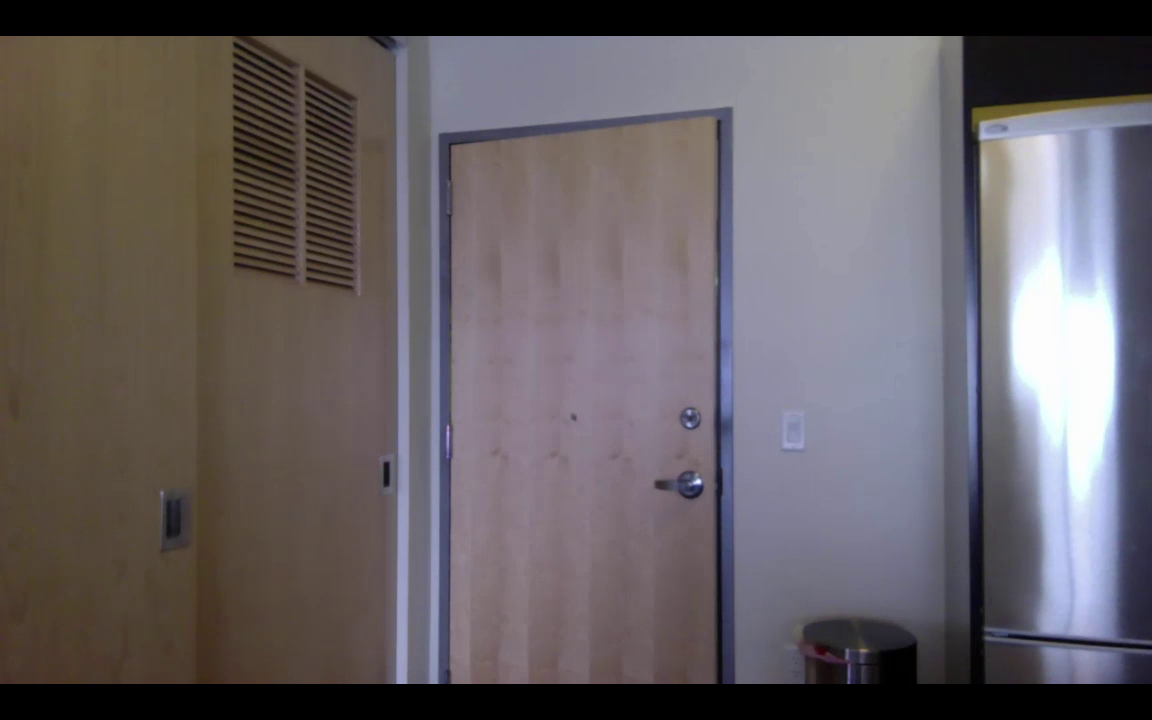
#> input picture frame 21 of example.mp4, 1152 x 720 px
$ python motion_detector.py
#> lines starting #> are read from the running program, lines starting #| are printed output that depends on the picture
# Python programniccolodiana
# WebCam Motion Detector

# importing OpenCV, numpy and random libraries

import cv2, random
import numpy as np


def get_base_img():
    #gets the video file from the specified path
    vidcap = cv2.VideoCapture('/Users/niccolodiana/Desktop/IntelliSis/example.mp4')

    #reads the video and returns a status (failure or success) and a certain frame from the vid
    success,image = vidcap.read()
#> image is the input picture: shape (720, 1152, 3); mean B, G, R 98.5, 95, 101.3

    #path on where I want the first frame to be stored
    path = "/Users/niccolodiana/Desktop/IntelliSis/frame.jpg"

    #saves the frame as a JPEG file in the path
    cv2.imwrite(path, image)

    #reads the image in terms of a numpy 2D array with 0 meaning in Black and White
    base_img_matrix = cv2.imread(path, 0)
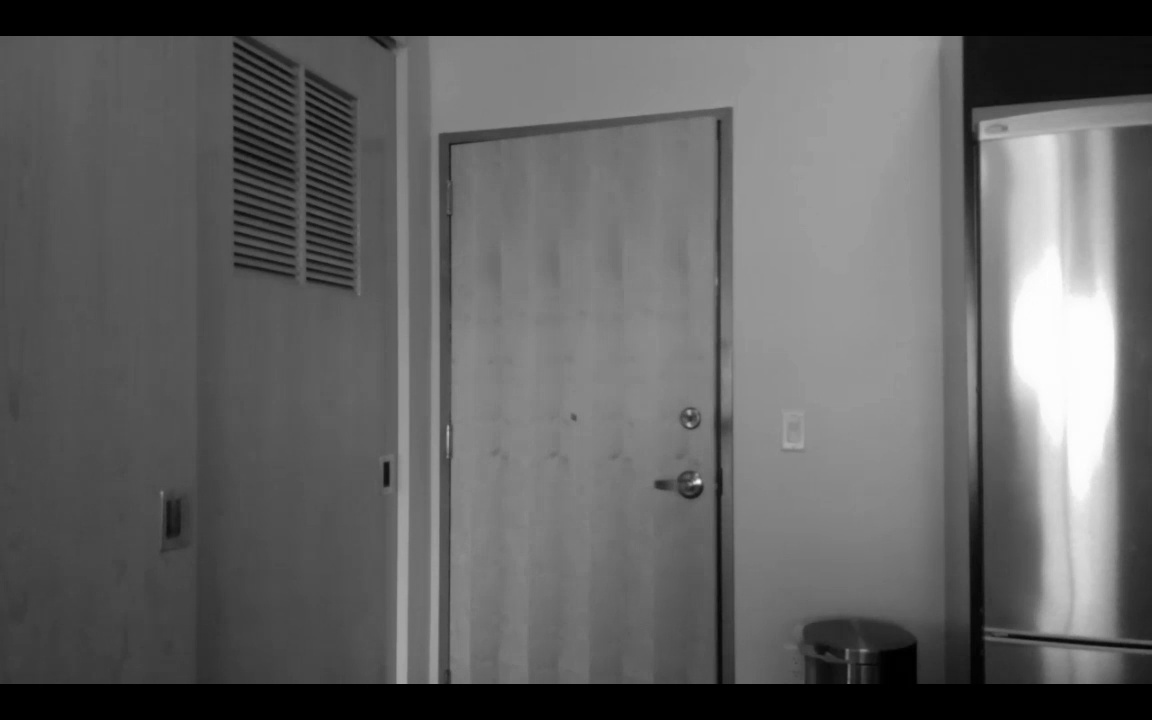
#> base_img_matrix: shape (720, 1152); min 0, max 255, mean 97.2

    #returns the matrix of data in data type int64
    return np.int64(base_img_matrix)

#assigns the base frame of the video
base_matrix = get_base_img()

#will store every frame where movement happens with respect to the base frame
array_of_active_frames = []

#monitoring is the action of monitoring 25 pixels at the time once change is detected
monitoring = False

def monitor_changes():
    vidcap = cv2.VideoCapture('/Users/niccolodiana/Desktop/IntelliSis/example.mp4')
    success,image = vidcap.read()

    #sets the count of the frame, 0 means first frame will be analyzed
    count = 0

    #first threshold that will "ring" the first bell signaling movement
    first_threshold = 100**2

    #while the frame keep coming
    while success:

        #take the global variable monitoring as a reference
        global monitoring

        #create files JPEG in the specified path containing frames
        cv2.imwrite("/Users/niccolodiana/Desktop/IntelliSis/frame%d.jpg" % count, image)

        #same thing as above
        success,image = vidcap.read()

        #just tells me in the console that a new frame has been read
        print ('Read a new frame: ', success)
#| Read a new frame:  True

        #will read the image files created to extract data
        next_frame_matrix = cv2.imread("/Users/niccolodiana/Desktop/IntelliSis/frame%d.jpg" % count, 0)
        next_frame_matrix = np.int64(next_frame_matrix)

        #computes the difference between each value in the two matrices for the same i,j position
        differences = np.subtract(base_matrix, next_frame_matrix)
#> differences: shape (720, 1152) int64; every value is 0

        #takes the square of every element in the matrix
        differences_squared = differences ** 2

        #if the algorithm has not yet identified a change to monitor
        if not monitoring:
            should_append_frame = False

            #looping through rows and columns for every element in the matrix
            for row in differences_squared:
                for element in row:

                    #if there is an element greater than the set threshold
                    if element > first_threshold:

                        #start monitoring
                        monitoring = True
                        should_append_frame = True

            #appends frame
            if should_append_frame:
                array_of_active_frames.append(count)

        if monitoring :

            #finds the maximum value inside the matrix
            maxValue = np.amax(differences_squared)

            #gets the position of the pixels where that is happening
            result = np.where(differences_squared == maxValue)
            all_coordinates = list(zip(result[0], result[1]))

            #since there may be multiple occurrences, randomly selects a point to be tracked
            random_coords = random.choice(all_coordinates)

            #separates the tuple assigning the x and the y values
            random_coord_x = random_coords[0]
            random_coord_y = random_coords[1]

            #checks if the value of the tracked pixel is borderline in the image
            #assuming the standard image 1552*720 in video
            if random_coord_x in [1,2,3, 1550, 1551, 1552]:
                print('pixel is borderline')
                break

            if random_coord_y in [1,2,3, 718, 719, 720]:
                print('pixel is borderline')
                break

            #computes an array looping twice from i,j = 1 to 5
            pixel_square_poss = []
            pixel_square_vals = []

            #computes the 5x5 square that surrounds the "hot" pixel
            for i in range(random_coord_x - 2, random_coord_x +3):
                for j in range(random_coord_y - 2, random_coord_y +3):
                    pixel_square_vals.append(differences_squared[i][j])
                    pixel_square_poss.append((i , j))

            #some sum variable s
            s = 0

            #sum the values contained in that square of pixels
            for element in pixel_square_vals:
                s += element

            #take the average change in the pixel box
            average_vals = s / len(pixel_square_vals)

            #second threshold
            second_threshold = 30**2

            #if the average is above a second threshold, append the frame to the array
            if average_vals > second_threshold:
                array_of_active_frames.append(count)
                print(f'Changes in picture small square pixels at frame {count}')

            #otherwise just set monitoring to false, and stop monitoring that pixel square
            else:
                print('Monitoring FALSE')
                monitoring = False

        #increases the count of the frame and begins the loop again
        count += 1

#function call
monitor_changes()

$ run again, starting later in the video
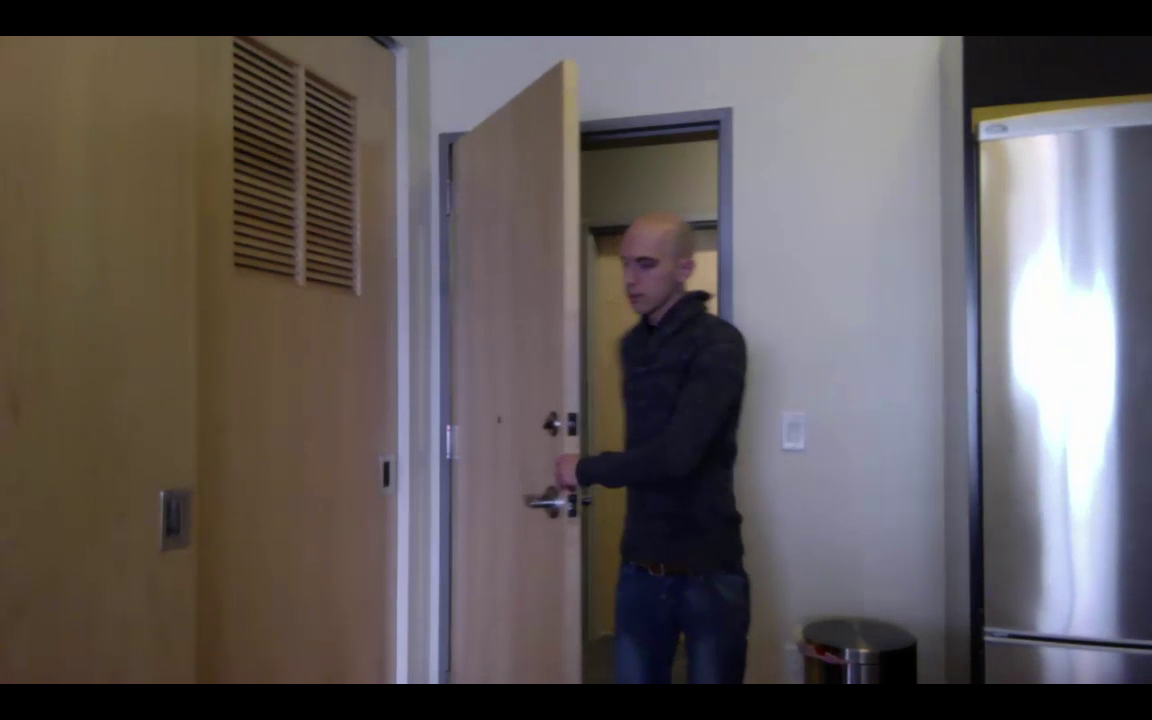
#> input picture frame 98 of example.mp4, 1152 x 720 px
#> in get_base_img, image is the input picture: shape (720, 1152, 3); mean B, G, R 88.6, 88.3, 95
#> in get_base_img, `base_img_matrix = cv2.imread(path, 0)`:
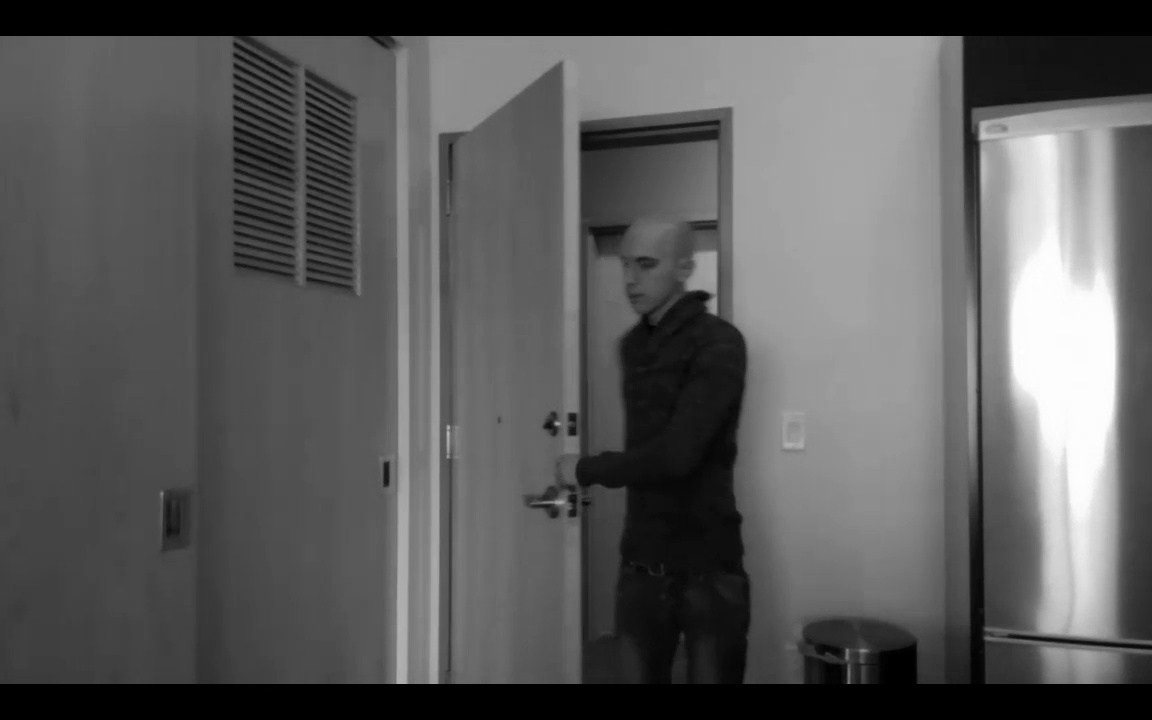
#> base_img_matrix: shape (720, 1152); min 0, max 255, mean 90.3
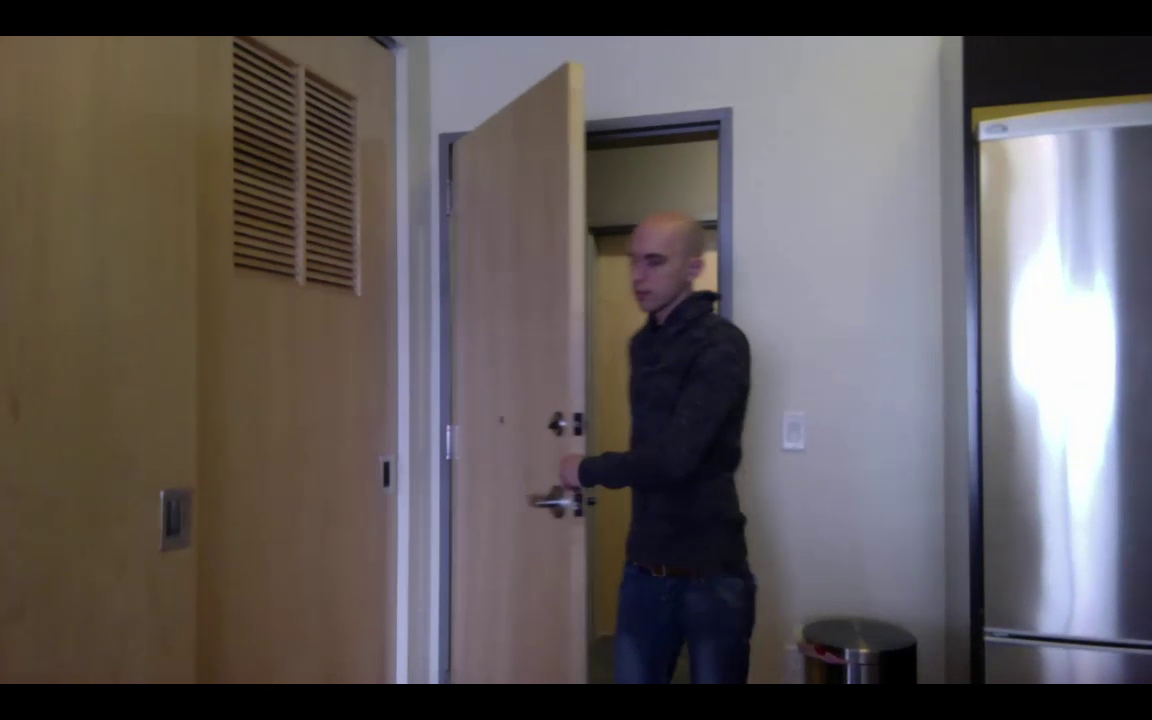
#> input picture frame 99 of example.mp4, 1152 x 720 px
#> in monitor_changes, image is the input picture: shape (720, 1152, 3); mean B, G, R 89.3, 88.8, 95.4
#| Read a new frame:  True
#> differences: shape (720, 1152) int64; every value is 0

$ run again, starting later in the video
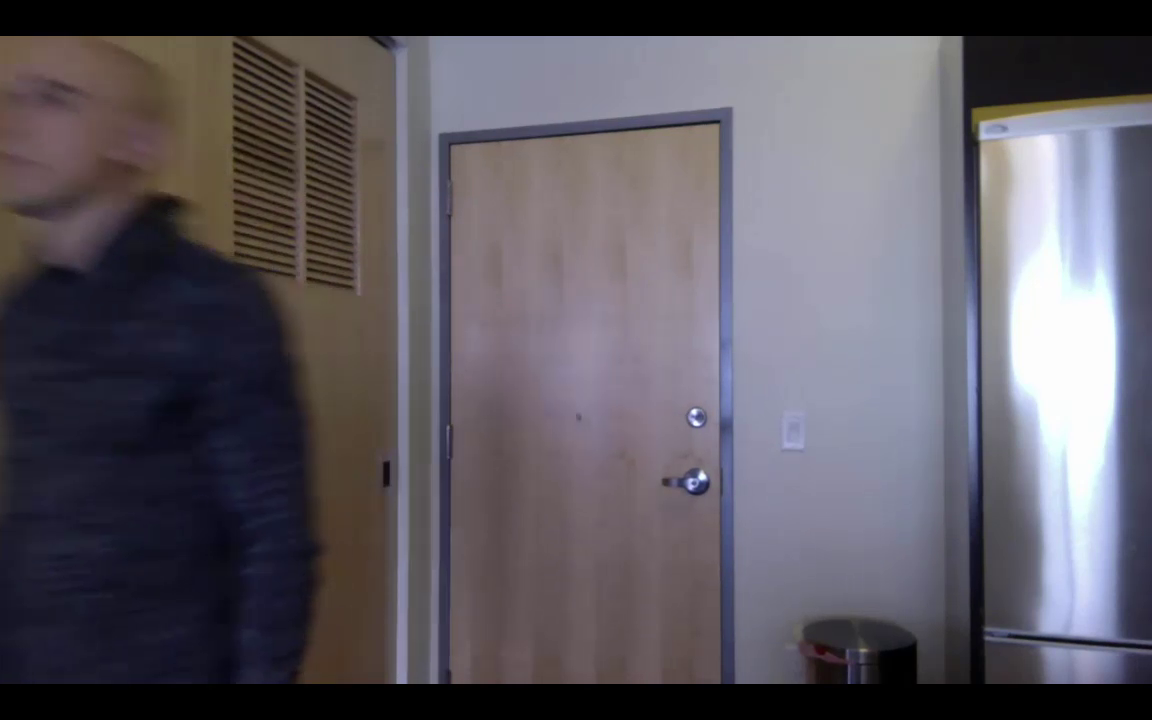
#> input picture frame 174 of example.mp4, 1152 x 720 px
#> in get_base_img, image is the input picture: shape (720, 1152, 3); mean B, G, R 96.6, 88, 92.3
#> in get_base_img, `base_img_matrix = cv2.imread(path, 0)`:
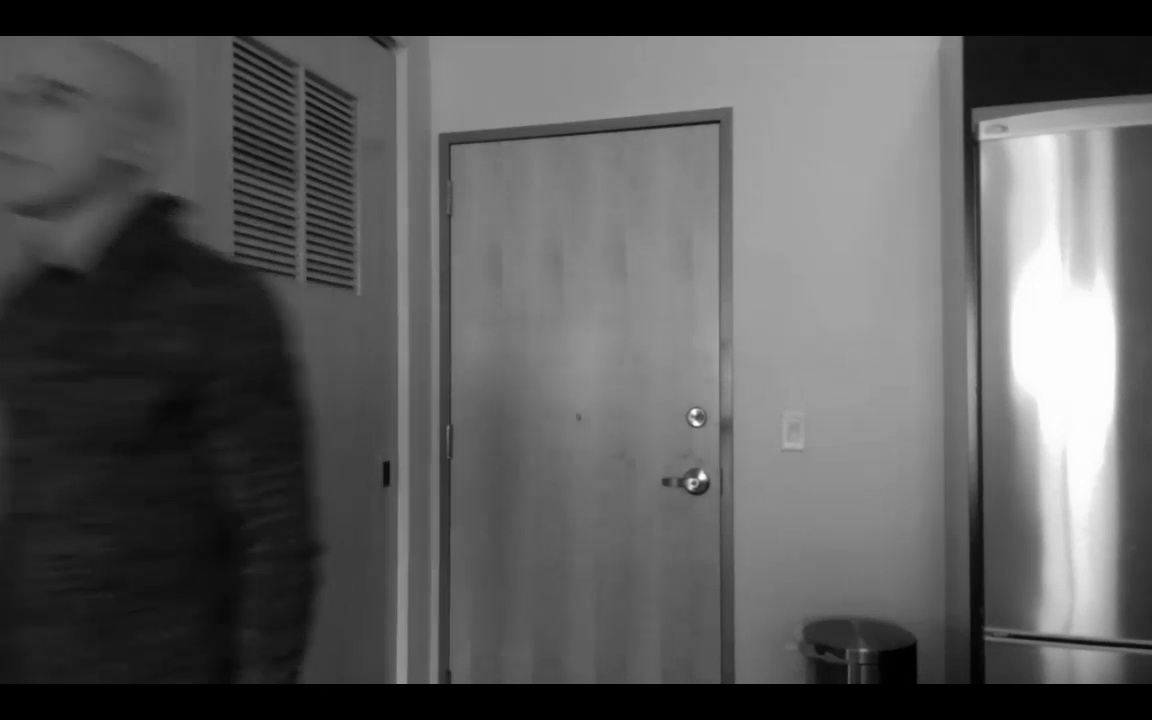
#> base_img_matrix: shape (720, 1152); min 0, max 255, mean 90.2
#| Read a new frame:  True
#> differences: shape (720, 1152) int64; every value is 0
